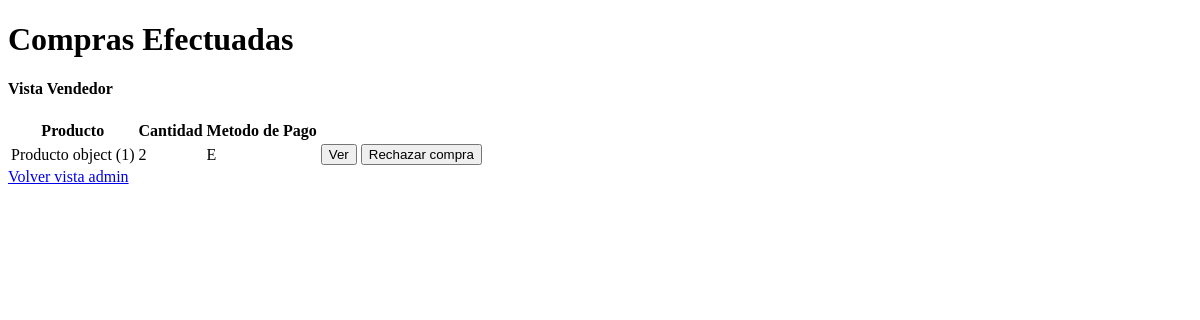
The app's page /vistaVendedor/lista_compras/, older data.
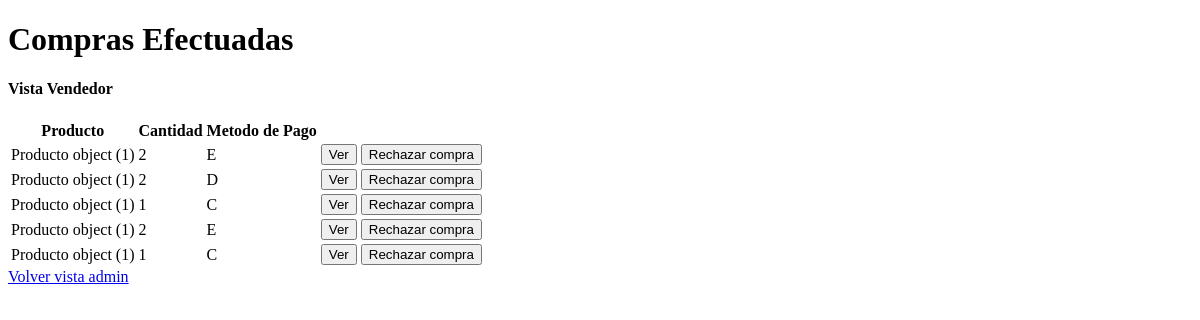
The same page, newer data.
### api/models.py (models this page shows)
class Compra(models.Model):
    METODO_ENTREGA = {
        "D": "Despacho a Domicilio",
        "R": "Retiro en Tienda",
    }
    METODO_PAGO = {
        "C": "Credito",
        "D": "Debito",
        "E": "Efectivo",
    }
    product = models.ForeignKey(Producto,null=True,blank=True,on_delete=models.CASCADE)
    cantidad = models.PositiveBigIntegerField()
    metodo_pago = models.CharField(max_length=1, choices=METODO_PAGO)
    metodo_entrega = models.CharField(max_length=1, choices=METODO_ENTREGA,default="Despacho a Domicilio")

class Producto(models.Model):
    codigoProducto = models.BigAutoField(primary_key=True, unique=True)
    nombre = models.CharField(max_length=80)
    marca = models.CharField(max_length=50)
    precio = models.PositiveBigIntegerField()
    stock_estado = models.BooleanField(default=True)
    stock_cantidad = models.PositiveIntegerField(default=100)

### api/views.py (the view)
# urls.py: path('vistaVendedor/lista_compras/', views.lista_compras, name='lista_compras'),
def lista_compras(request):
    compras = Compra.objects.all()
    return render(request, 'vistaVendedor/lista_compras.html', {'compras': compras})

### api/templates/vistaVendedor/lista_compras.html (shortened to what this page needs)
<!DOCTYPE html>
<html lang="en">
<head>
</head>
<body>
    <h1>Compras Efectuadas</h1>
    <h4>Vista Vendedor</h4>
    <table>
        <thead>
            <tr>
                <th>Producto</th>
                <th>Cantidad</th>
                <th>Metodo de Pago</th>
            </tr>
        </thead>
        <tbody>
            {% for compra in compras %}
            <tr>
                <td>{{ compra.product }}</td>
                <td>{{ compra.cantidad }}</td>
                <td>{{ compra.metodo_pago }}</td>
                <td>
                    <a href="{% url 'ver_compra' pk=1 %}"><button>Ver</button></a>
                    <a href="{% url 'rechazar_compra' pk=2 %}"><button>Rechazar compra</button></a>
                </td>
            </tr>
            {% endfor %}
        </tbody>
    </table>
    <a href="{% url 'vistaAdmin' %}">Volver vista admin</a>
</body>
</html>

Row changes from the older to the newer data that the page shows:
added Compra: product "Producto object (1)", cantidad "2", metodo_pago "D"
added Compra: product "Producto object (1)", cantidad "1", metodo_pago "C"
added Compra: product "Producto object (1)", cantidad "2", metodo_pago "E"
added Compra: product "Producto object (1)", cantidad "1", metodo_pago "C"
